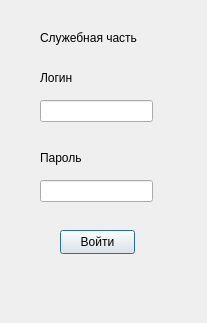
<?xml version="1.0" encoding="UTF-8"?>
<ui version="4.0">
 <class>Dialog</class>
 <widget class="QDialog" name="Dialog">
  <property name="geometry">
   <rect>
    <x>0</x>
    <y>0</y>
    <width>207</width>
    <height>323</height>
   </rect>
  </property>
  <property name="windowTitle">
   <string>Dialog</string>
  </property>
  <widget class="QLabel" name="label">
   <property name="geometry">
    <rect>
     <x>40</x>
     <y>30</y>
     <width>101</width>
     <height>16</height>
    </rect>
   </property>
   <property name="text">
    <string>Служебная часть</string>
   </property>
  </widget>
  <widget class="QLabel" name="label_2">
   <property name="geometry">
    <rect>
     <x>40</x>
     <y>70</y>
     <width>101</width>
     <height>16</height>
    </rect>
   </property>
   <property name="text">
    <string>Логин</string>
   </property>
  </widget>
  <widget class="QLabel" name="label_3">
   <property name="geometry">
    <rect>
     <x>40</x>
     <y>150</y>
     <width>101</width>
     <height>16</height>
    </rect>
   </property>
   <property name="text">
    <string>Пароль</string>
   </property>
  </widget>
  <widget class="QLineEdit" name="linelogin">
   <property name="geometry">
    <rect>
     <x>40</x>
     <y>100</y>
     <width>113</width>
     <height>22</height>
    </rect>
   </property>
  </widget>
  <widget class="QLineEdit" name="linepass">
   <property name="geometry">
    <rect>
     <x>40</x>
     <y>180</y>
     <width>113</width>
     <height>22</height>
    </rect>
   </property>
  </widget>
  <widget class="QPushButton" name="btn_enter">
   <property name="geometry">
    <rect>
     <x>60</x>
     <y>230</y>
     <width>75</width>
     <height>24</height>
    </rect>
   </property>
   <property name="text">
    <string>Войти</string>
   </property>
  </widget>
 </widget>
 <resources/>
 <connections/>
</ui>
